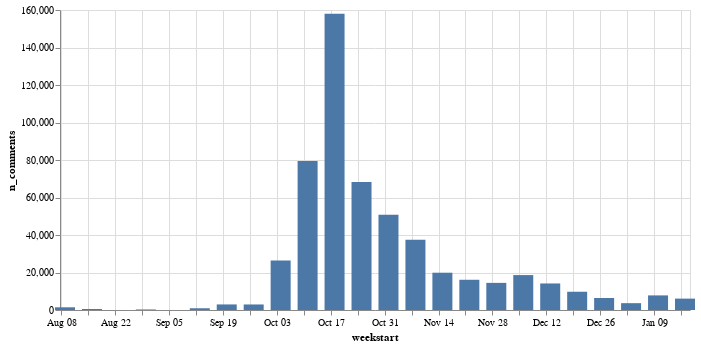

This figure's notebook cell:
### Code cell
alt.Chart(weekly_comments).mark_bar(width=20).encode(
    x='weekstart:T',
    y='n_comments'
).properties(width=630)

### Figure 1 — Vega-Lite specification as saved in the notebook (floating-point values rounded to 4 significant figures)
{"config": {"view": {"continuousWidth": 400, "continuousHeight": 300}}, "data": {"name": "data-d4433089e7d23484ae68090bdd06e980"}, "mark": {"type": "bar", "width": 20}, "encoding": {"x": {"field": "weekstart", "type": "temporal"}, "y": {"field": "n_comments", "type": "quantitative"}}, "width": 630, "$schema": "https://vega.github.io/schema/vega-lite/v4.17.0.json", "datasets": {"data-d4433089e7d23484ae68090bdd06e980": [{"weekstart": "2021-08-09T00:00:00", "n_comments": 1445}, {"weekstart": "2021-08-16T00:00:00", "n_comments": 534}, {"weekstart": "2021-08-30T00:00:00", "n_comments": 289}, {"weekstart": "2021-09-13T00:00:00", "n_comments": 930}, {"weekstart": "2021-09-20T00:00:00", "n_comments": 2970}, {"weekstart": "2021-09-27T00:00:00", "n_comments": 2951}, {"weekstart": "2021-10-04T00:00:00", "n_comments": 26450}, {"weekstart": "2021-10-11T00:00:00", "n_comments": 79450}, {"weekstart": "2021-10-18T00:00:00", "n_comments": 157940}, {"weekstart": "2021-10-25T00:00:00", "n_comments": 68300}, {"weekstart": "2021-11-01T00:00:00", "n_comments": 50780}, {"weekstart": "2021-11-08T00:00:00", "n_comments": 37479}, {"weekstart": "2021-11-15T00:00:00", "n_comments": 19888}, {"weekstart": "2021-11-22T00:00:00", "n_comments": 16121}, {"weekstart": "2021-11-29T00:00:00", "n_comments": 14466}, {"weekstart": "2021-12-06T00:00:00", "n_comments": 18623}, {"weekstart": "2021-12-13T00:00:00", "n_comments": 14159}, {"weekstart": "2021-12-20T00:00:00", "n_comments": 9735}, {"weekstart": "2021-12-27T00:00:00", "n_comments": 6416}, {"weekstart": "2022-01-03T00:00:00", "n_comments": 3646}, {"weekstart": "2022-01-10T00:00:00", "n_comments": 7789}, {"weekstart": "2022-01-17T00:00:00", "n_comments": 6069}]}}
